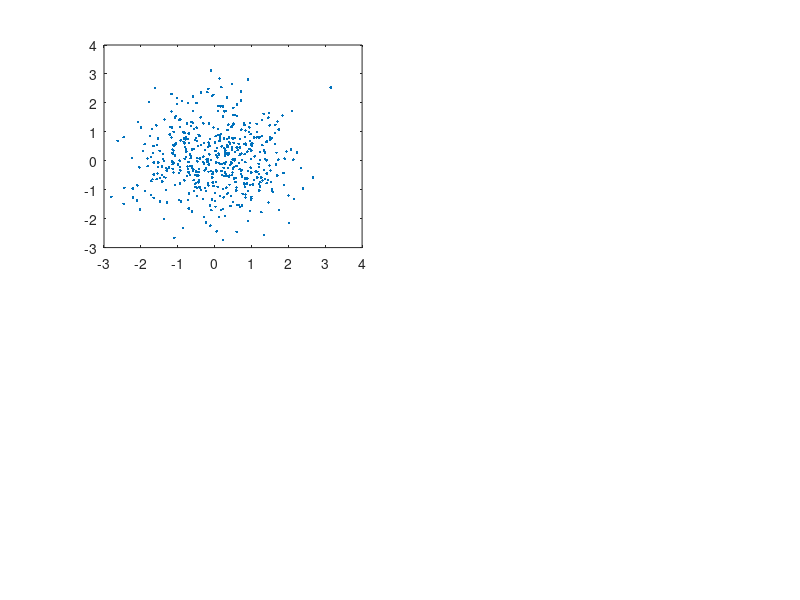

Source code (MATLAB): (Note: this script raises an error after producing the figure.)
% sample data from a spherical, diagonal and full cov Gaussian in 2D

figure(1); clf
N = 500;
z = 10;

Sigma{1} = [1 0; 0 1];
Sigma{2} = [4 0; 0 1];
Sigma{3} = [4 3; 3 4];
mu = [0 0];

for i=1:3
  x = mvnrnd(mu, Sigma{i}, N);
  subplot(2,2,i)
  plot(x(:,1), x(:,2), '.');
  hold on
  plot2dgauss(mu(:), Sigma{i}, 'r');
  axis([-z z -z z])
  axis equal
end
